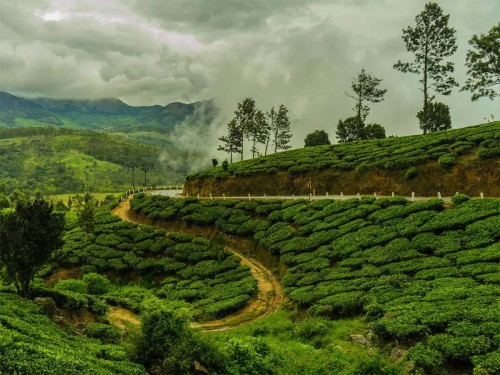
#> input picture Temi-Tea Namchi.png, 500 x 375 px
$ jupyter execute 8.cv_drawing_techniques.ipynb
#> lines starting #> are read from the running program, lines starting #| are printed output that depends on the picture
[cell 1]
##load libraries
import cv2

[cell 2]
##load images
img = cv2.imread("Temi-Tea Namchi.png")
#> img is the input picture: shape (375, 500, 3); mean B, G, R 62, 105.7, 91.5

## **Image with Lines**

[cell 3]
##image with lines

if img is None:
    print("Error: Image not found.")
else:
    ##attributes
    pnt1=(50,100) ## 50 pixels to X-Axis, 100 pixels to Y-Axis
    pnt2=(300,100) ## 300 pixels to X-Axis, 100 pixels to Y-axis
    color=(0,0,255)
    thick=4

    ##drawing line in the image
    img_lined=cv2.line(img,pnt1,pnt2,color=color, thickness=thick)

    ##display
    cv2.imshow("Draw a line in image", img_lined)
    cv2.waitKey(0)
    cv2.destroyAllWindows()

## **Image with Rectangle Box**

[cell 4]
if img is None:
    print("Error: Image is not found.")
else:
    ##corner points
    cor_pnt1=(100,100)
    cor_pnt2=(200,200)

    ##colors
    color_rec = (0,0,255)

    ##thickness
    thick = 4

    ##apply on image
    rec_img = cv2.rectangle(img, cor_pnt1,cor_pnt2, color=color_rec, thickness=thick)

    ##display image
    cv2.imshow("Drawing rectangle box on image", rec_img)
    cv2.waitKey(0)
    cv2.destroyAllWindows()

## **Image with Circle**

[cell 5]
if img is None:
    print("Error: Image not found")
else:
    ##center
    center_pnt=(100,150)
    ##radius
    radius=50 ##50 pixels

    color_cir=(255,0,0)

    ##thickness
    thick=3

    ##apply on image
    img_cir = cv2.circle(img, center=center_pnt, radius=radius,thickness=thick,color=color_cir)
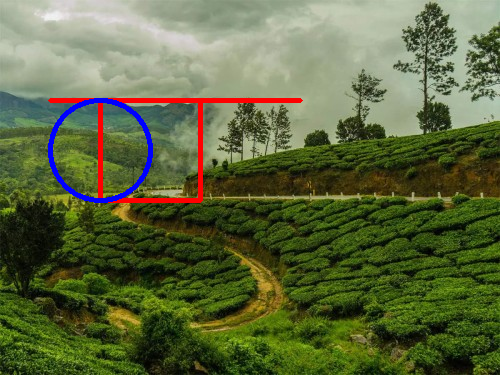
#> img_cir: shape (375, 500, 3); mean B, G, R 62.5, 103.2, 92.8

    ##display
    cv2.imshow("Drawing circle on image",img_cir)
    cv2.waitKey(0)
    cv2.destroyAllWindows()

## **Rectangular Box with Text in an Image**

[cell 6]
if img is None:
    print("Error: Image is not found.")
else:
    ##corner points
    cor_pnt1=(100,100)
    cor_pnt2=(200,200)
    ##colors
    color_rec = (0,0,255)
    ##thickness
    thick = 4

    ##origin point
    org_pnt =(98,98)
    ##text
    my_text="Hello Sikkim"
    ##font
    scale=1.2
    ##text thickness
    text_thick = 2
    ##text color
    text_col=(255,0,0)
    ##apply on image
    rec_img = cv2.rectangle(img, cor_pnt1,cor_pnt2, color=color_rec, thickness=thick)
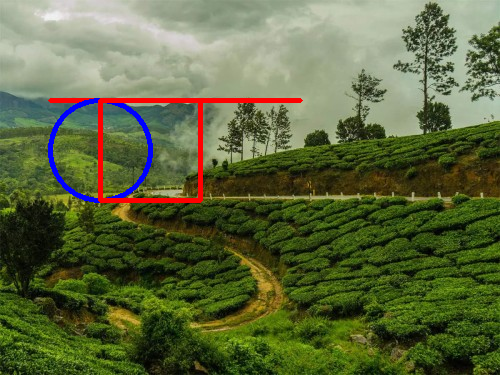
#> rec_img: shape (375, 500, 3); mean B, G, R 62.3, 103.2, 93
    if rec_img is not None:
        text_img = cv2.putText(rec_img,
                            text=my_text,
                            org=org_pnt,
                            fontFace=cv2.FONT_HERSHEY_SIMPLEX,
                            fontScale=scale,
                            color=text_col,
                            thickness=text_thick)

        ##display image
        cv2.imshow("Drawing rectangle box on image", text_img)
        cv2.waitKey(0)
        cv2.destroyAllWindows()
